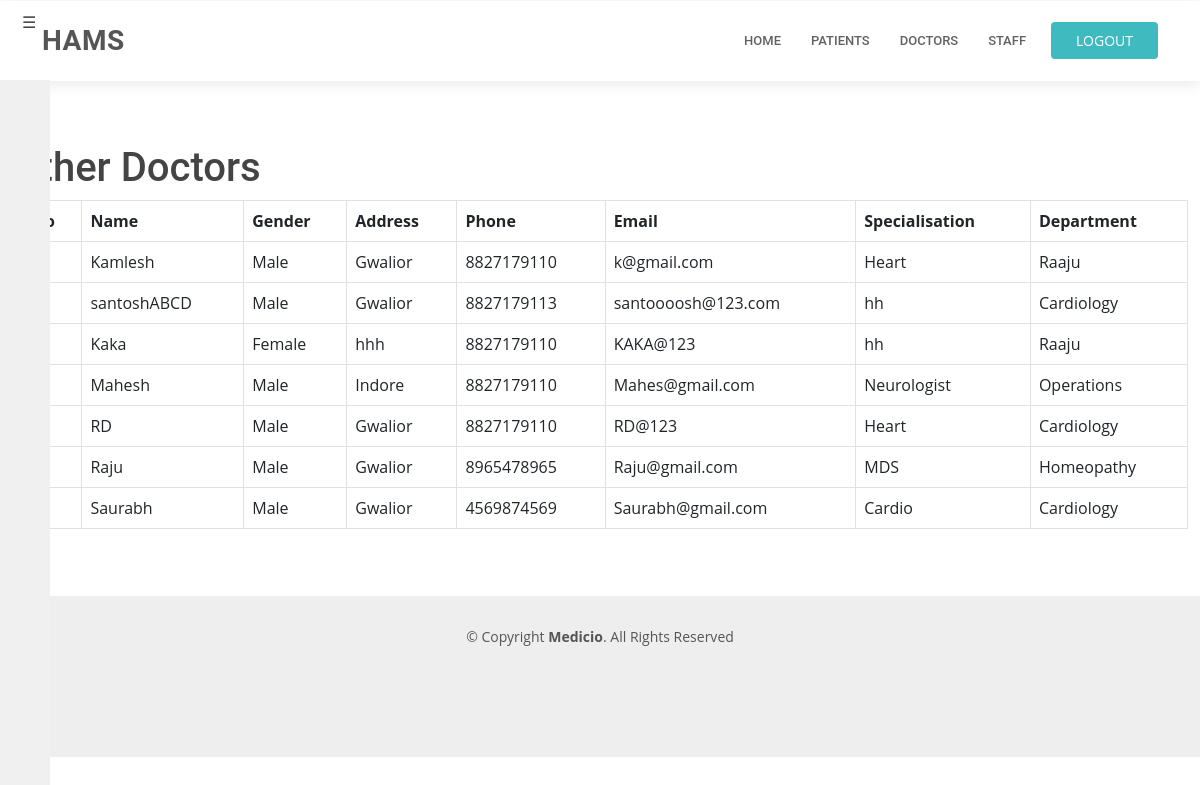
Page /Doctor/Ddoctors/ (signed in) on the committed database.
### Doctor/models.py (models this page shows, shortened)
class Doctor(models.Model):
    Gender = (
        ('Male','M'),
        ('Female','F'),
    )
    user = models.ForeignKey(User,on_delete=models.CASCADE, null=True)
    Dname = models.CharField(max_length=50)
    Dgender = models.CharField(max_length=6, choices=Gender)
    Dphone = models.PositiveIntegerField()
    Daddress = models.CharField(max_length=100)
    Dsalary = models.PositiveIntegerField()
    Demail = models.EmailField(max_length=254,primary_key=True)
    Dpassword = models.CharField(max_length=30)
    Ddob = models.DateField(max_length=8)
    Qualification = models.CharField(max_length=50)
    Specialisation = models.CharField(max_length=50)
    Dpid = models.ForeignKey(Department, on_delete=models.CASCADE)

class Department(models.Model):
    Dpid = models.AutoField(primary_key=True)
    Dpname = models.CharField(max_length=50)
    Dphead = models.CharField(max_length=50)

### Doctor/views.py (the view)
# urls.py: path('Ddoctors/',views.Doctors,name='Dc'),
@login_required(login_url='login')
def Doctors(request):
    Ddata=Doctor.objects.all()
    context={
        'aDa':Ddata,
          }
    return render(request,'Doctorslist.html',context)

### Doctor/templates/Doctorslist.html (shortened to what this page needs)
{% extends "Dbase.html" %}
{% load static %}
{% block DocContent %}
<div class="container-fluid">
    <div class="row">
      <div class="menu-btn" onclick="toggleSidebar()">☰</div>
      <div class="sidebar">
        <div id='side_content'>
          <h2><b>Doctor</b></h2>
          <ul class="nav flex-column">
            <li class="nav-item">
              <a class="nav-link active" href="{% url "dash" %}">
              </a>
            </li>
            <li class="nav-item">
              <a class="nav-link" href="{% url "DMRS" %}">
              </a>
            </li>
            <li class="nav-item">
              <a class="nav-link" href="{% url "RDMR" %}">
              </a>
            </li>
            <li class="nav-item">
              <a class="nav-link" href="{% url "own" %}">
              </a>
            </li>
          </ul>
        </div>
      </div>
      <div class="main-content" id="main-content" style='left-margin:50px' data-aos="fade-up" data-aos-delay="100">
        <div class="col-md-12">
          <div class="row">
            <div class="container mt-5">
              <h1>Other Doctors</h1>
              <div class="table-responsive">
                <table class="table table-bordered">
                    <thead>
                        <tr>
                            <th>S.no</th>
                            <th>Name</th>
                            <th>Gender</th>
                            <th>Address</th>
                            <th>Phone</th>
                            <th>Email</th>
                            <th>Specialisation</th>
                            <th>Department</th>
                        </tr>
                    </thead>
                    <tbody>
                        {% for d in aDa %}
                        <tr>
                            <td>{{ forloop.counter }}</td>
                            <td>{{ d.Dname }}</td>
                            <td>{{ d.Dgender }}</td>
                            <td>{{ d.Daddress }}</td>
                            <td>{{ d.Dphone }}</td>
                            <td>{{ d.Demail }}</td>
                            <td>{{ d.Specialisation }}</td>
                            <td>{{ d.Dpid.Dpname }}</td>
                        </tr>
                        {% endfor %}
                    </tbody>
                </table>
              </div>
            </div>
          </div>
        </div>
      </div>
    </div>
  </div>
{% endblock DocContent %}

### Doctor/templates/Dbase.html (shortened to what this page needs)
{% load static %}
{%load admin_urls%}
<!DOCTYPE html>
<html lang="en">
    <head>
        <link href="{% static "assets/vendor/fontawesome-free/css/all.min.css" %}" rel="stylesheet">
        <link href="{% static "assets/vendor/animate.css/animate.min.css" %}" rel="stylesheet">
        <link href="{% static "assets/vendor/aos/aos.css"%}" rel="stylesheet">
        <link href="{% static "assets/vendor/bootstrap/css/bootstrap.min.css"%}" rel="stylesheet">
        <link href="{% static "assets/vendor/bootstrap-icons/bootstrap-icons.css"%}" rel="stylesheet">
        <link href="{% static "assets/vendor/boxicons/css/boxicons.min.css"%}" rel="stylesheet">
        <link href="{% static "assets/vendor/glightbox/css/glightbox.min.css"%}" rel="stylesheet">
        <link href="{% static "assets/vendor/swiper/swiper-bundle.min.css"%}" rel="stylesheet">
        <link rel="stylesheet" href="{% static "assets/css/style.css" %}">
    </head>
    <body>
            <header id="header" class="fixed-top" style='top:1px'>
                <div class="container d-flex align-items-center">
                    <h1 class="logo me-auto"><a href="index.html">HAMS</a></h1>
                    <nav id="navbar" class="navbar order-last order-lg-0">
                        <ul>
                            <li><a class="nav-link scrollto " href="{% url "dash" %}">Home</a></li>
                            <li><a class="nav-link scrollto" href="{% url "Pt" %}">Patients</a></li>
                            <li><a class="nav-link scrollto" href="{% url "Dc" %}">Doctors</a></li>
                            <li><a class="nav-link scrollto" href="{% url "St" %}">Staff</a></li>
                        </ul>
                    </nav>
                    <a href="{% url "login" %}" class="appointment-btn scrollto"><span class="d-none d-md-inline">LOGOUT</span></a>
                </div>
            </header>
            <br><br><br><br>
            {% block DocContent %}
            {% endblock DocContent %}
    <footer id="footer" style='padding-bottom:100px'>
        <div class="container">
          <div class="copyright">
            &copy; Copyright <strong><span>Medicio</span></strong>. All Rights Reserved
          </div>
          <div class="credits">
          </div>
        </div>
      </footer>
    </body>
  </html>

### hospital/static/assets/css/style.css (style rules this page uses)
body { font-family: "Open Sans", sans-serif; color: #444444; }
a { color: #3fbbc0; text-decoration: none; }
h1, h2, h3, h4, h5, h6 { font-family: "Roboto", sans-serif; }
#header { background: #fff; transition: all 0.5s; z-index: 997; padding: 20px 0; top: 40px; box-shadow: 0px 2px 15px rgba(0, 0, 0, 0.1); }
#header .logo { font-size: 28px; margin: 0; padding: 0; line-height: 1; font-weight: 600; letter-spacing: 0.5px; text-transform: uppercase; }
#header .logo a { color: #555555; }
.appointment-btn { margin-left: 25px; background: #3fbbc0; color: #fff; border-radius: 4px; padding: 8px 25px; white-space: nowrap; transition: 0.3s; font-size: 14px; display: inline-block; }
.navbar { padding: 0; }
.navbar ul { margin: 0; padding: 0; display: flex; list-style: none; align-items: center; }
.navbar li { position: relative; }
.navbar a, .navbar a:focus { display: flex; align-items: center; justify-content: space-between; padding: 10px 0 10px 30px; font-family: "Roboto", sans-serif; font-size: 13px; color: #626262; white-space: nowrap; transition: 0.3s; text-transform: uppercase; font-weight: 500; }
#footer { background: #eeeeee; padding: 0 0 30px 0; color: #555555; font-size: 14px; }
#footer .copyright { text-align: center; padding-top: 30px; }
#footer .credits { padding-top: 10px; text-align: center; font-size: 13px; }

### Doctor/templates/Dbase.html (style rules this page uses)
body { background-size: cover; background-position: center; background-repeat: no-repeat; background-attachment: fixed; }
.container-fluid { max-width: 1200px; margin: 0 auto; min-height: 500px; }
.sidebar { position: fixed; left: -250px; top: 80px; bottom: 0px; width: 300px; background-color: #f0f0f0; transition: left 0.3s; z-index: 999; overflow-y: auto; }
#side_content { margin-top: 50px; }
.main-content { margin-left: 0.5s; transition: margin-left 0.5s; }
.menu-btn { position: absolute; top: 10px; left: 10px; cursor: pointer; z-index: 1000; }
.nav-link { color: black; }

### rows in the picture
Doctor: Dname "Kamlesh", Dgender "Male", Daddress "Gwalior", Dphone "8827179110", Demail "k@gmail.com", Specialisation "Heart", Dpid.Dpname "Raaju"
Doctor: Dname "santoshABCD", Dgender "Male", Daddress "Gwalior", Dphone "8827179113", Demail "santoooosh@123.com", Specialisation "hh", Dpid.Dpname "Cardiology"
Doctor: Dname "Kaka", Dgender "Female", Daddress "hhh", Dphone "8827179110", Demail "KAKA@123", Specialisation "hh", Dpid.Dpname "Raaju"
Doctor: Dname "Mahesh", Dgender "Male", Daddress "Indore", Dphone "8827179110", Demail "Mahes@gmail.com", Specialisation "Neurologist", Dpid.Dpname "Operations"
Doctor: Dname "RD", Dgender "Male", Daddress "Gwalior", Dphone "8827179110", Demail "RD@123", Specialisation "Heart", Dpid.Dpname "Cardiology"
Doctor: Dname "Raju", Dgender "Male", Daddress "Gwalior", Dphone "8965478965", Demail "Raju@gmail.com", Specialisation "MDS", Dpid.Dpname "Homeopathy"
Doctor: Dname "Saurabh", Dgender "Male", Daddress "Gwalior", Dphone "4569874569", Demail "Saurabh@gmail.com", Specialisation "Cardio", Dpid.Dpname "Cardiology"
